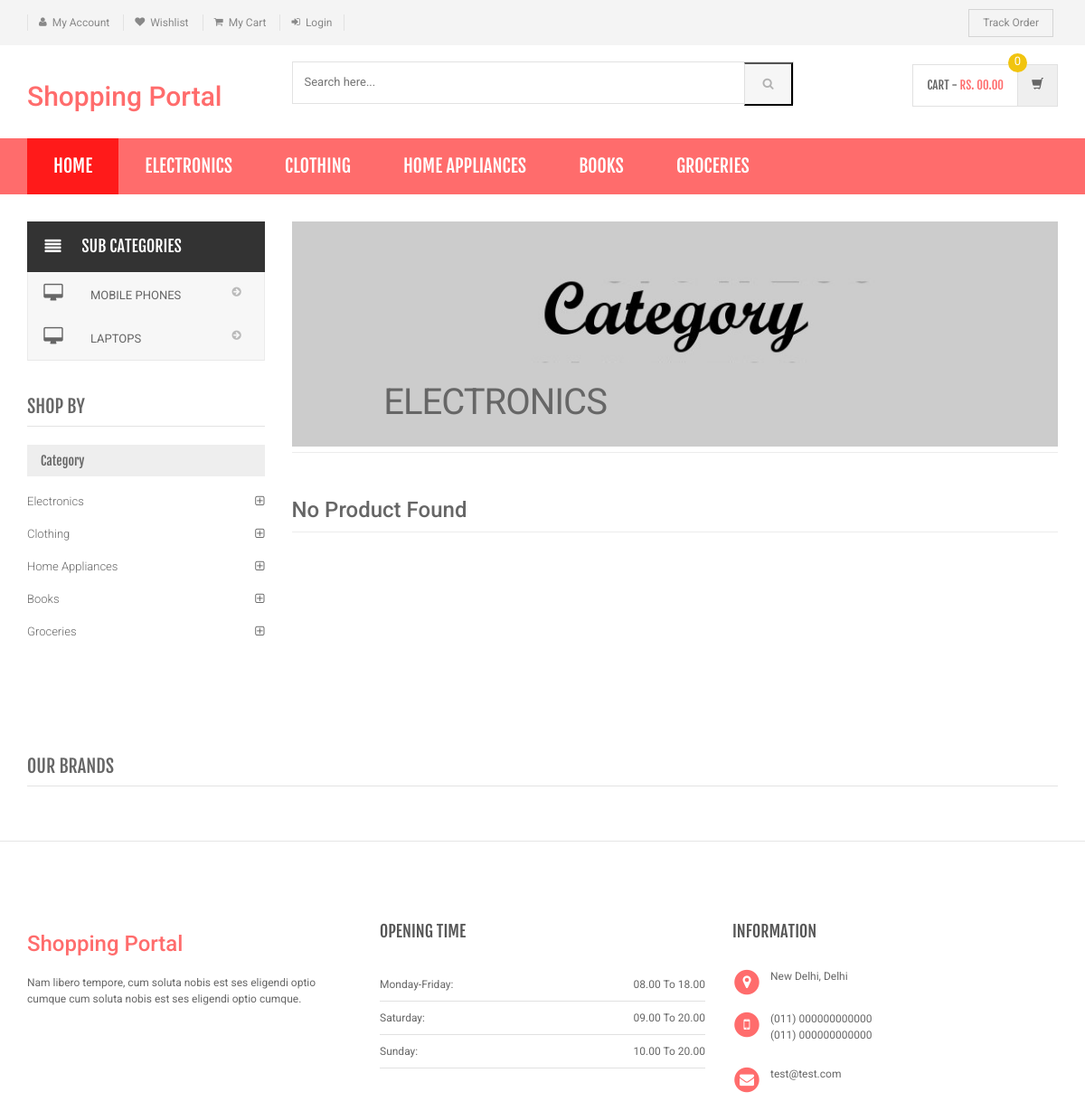
Screenshot of /shopping/category.php?cid=1 with the database file from the repository.
### tables this page shows
CREATE TABLE category (
  id int(11) NOT NULL AUTO_INCREMENT,
  categoryName varchar(255) DEFAULT NULL,
  categoryDescription longtext DEFAULT NULL,
  creationDate timestamp NOT NULL DEFAULT current_timestamp(),
  updationDate varchar(255) DEFAULT NULL,
  PRIMARY KEY (id)
);

CREATE TABLE subcategory (
  id int(11) NOT NULL AUTO_INCREMENT,
  categoryid int(11) DEFAULT NULL,
  subcategory varchar(255) DEFAULT NULL,
  creationDate timestamp NULL DEFAULT current_timestamp(),
  updationDate varchar(255) DEFAULT NULL,
  PRIMARY KEY (id),
  FOREIGN KEY (categoryid) REFERENCES category(id)
);

### shopping/category.php (the view, shortened to what this page needs)
<?php
include('includes/config.php');
$cid=intval($_GET['cid']);
?>
<!DOCTYPE html>
<html lang="en">
	<head>
	    <link rel="stylesheet" href="assets/css/bootstrap.min.css">
	    <link rel="stylesheet" href="assets/css/main.css">
	    <link rel="stylesheet" href="assets/css/red.css">
	    <link rel="stylesheet" href="assets/css/owl.carousel.css">
		<link rel="stylesheet" href="assets/css/owl.transitions.css">
		<link href="assets/css/lightbox.css" rel="stylesheet">
		<link rel="stylesheet" href="assets/css/animate.min.css">
		<link rel="stylesheet" href="assets/css/rateit.css">
		<link rel="stylesheet" href="assets/css/bootstrap-select.min.css">
		<link rel="stylesheet" href="assets/css/config.css">
		<link href="assets/css/green.css" rel="alternate stylesheet" title="Green color">
		<link href="assets/css/blue.css" rel="alternate stylesheet" title="Blue color">
		<link href="assets/css/red.css" rel="alternate stylesheet" title="Red color">
		<link href="assets/css/orange.css" rel="alternate stylesheet" title="Orange color">
		<link href="assets/css/dark-green.css" rel="alternate stylesheet" title="Darkgreen color">
		<link rel="stylesheet" href="assets/css/font-awesome.min.css">
	</head>
    <body class="cnt-home">
<header class="header-style-1">
<?php include('includes/top-header.php');?>
<?php include('includes/main-header.php');?>
<?php include('includes/menu-bar.php');?>
</header>
<div class="body-content outer-top-xs">
	<div class='container'>
		<div class='row outer-bottom-sm'>
			<div class='col-md-3 sidebar'>
<div class="side-menu animate-dropdown outer-bottom-xs">
<div class="side-menu animate-dropdown outer-bottom-xs">
    <div class="head"><i class="icon fa fa-align-justify fa-fw"></i>Sub Categories</div>
    <nav class="yamm megamenu-horizontal" role="navigation">
        <ul class="nav">
            <li class="dropdown menu-item">
              <?php $sql=mysqli_query($con,"select id,subcategory  from subcategory where categoryid='$cid'");
while($row=mysqli_fetch_array($sql))
{
    ?>
                <a href="sub-category.php?scid=<?php echo $row['id'];?>" class="dropdown-toggle"><i class="icon fa fa-desktop fa-fw"></i>
                <?php echo $row['subcategory'];?></a>
                <?php }?>
</li>
</ul>
    </nav>
</div>
</div>
	            <div class="sidebar-module-container">
	            	<h3 class="section-title">shop by</h3>
	            	<div class="sidebar-filter">
<div class="sidebar-widget wow fadeInUp outer-bottom-xs ">
	<div class="widget-header m-t-20">
		<h4 class="widget-title">Category</h4>
	</div>
	<div class="sidebar-widget-body m-t-10">
	         <?php $sql=mysqli_query($con,"select id,categoryName  from category");
while($row=mysqli_fetch_array($sql))
{
    ?>
		<div class="accordion">
	    	<div class="accordion-group">
	            <div class="accordion-heading">
	                <a href="category.php?cid=<?php echo $row['id'];?>"  class="accordion-toggle collapsed">
	                   <?php echo $row['categoryName'];?>
	                </a>
	            </div>
	        </div>
	    </div>
	    <?php } ?>
	</div>
</div>
	            	</div>
	            </div>
            </div>
			<div class='col-md-9'>
	<div id="category" class="category-carousel hidden-xs">
		<div class="item">
			<div class="image">
				<img src="assets/images/banners/cat-banner-1.jpg" alt="" class="img-responsive">
			</div>
			<div class="container-fluid">
				<div class="caption vertical-top text-left">
					<div class="big-text">
						<br />
					</div>
					       <?php $sql=mysqli_query($con,"select categoryName  from category where id='$cid'");
while($row=mysqli_fetch_array($sql))
{
    ?>
					<div class="excerpt hidden-sm hidden-md">
						<?php echo htmlentities($row['categoryName']);?>
					</div>
			<?php } ?>
				</div>
			</div>
		</div>
</div>
				<div class="search-result-container">
					<div id="myTabContent" class="tab-content">
						<div class="tab-pane active " id="grid-container">
							<div class="category-product  inner-top-vs">
								<div class="row">
			<?php
$ret=mysqli_query($con,"select * from products where category='$cid'");
$num=mysqli_num_rows($ret);
if($num>0)
{
while ($row=mysqli_fetch_array($ret))
{?>
		<div class="col-sm-6 col-md-4 wow fadeInUp">
			<div class="products">
	<div class="product">
		<div class="product-image">
			<div class="image">
				<a href="product-details.php?pid=<?php echo htmlentities($row['id']);?>"><img  src="assets/images/blank.gif" data-echo="admin/productimages/<?php echo htmlentities($row['id']);?>/<?php echo htmlentities($row['productImage1']);?>" alt="" width="200" height="300"></a>
			</div>
		</div>
		<div class="product-info text-left">
			<h3 class="name"><a href="product-details.php?pid=<?php echo htmlentities($row['id']);?>"><?php echo htmlentities($row['productName']);?></a></h3>
			<div class="rating rateit-small"></div>
			<div class="description"></div>
			<div class="product-price">
				<span class="price">
					Rs. <?php echo htmlentities($row['productPrice']);?>			</span>
										     <span class="price-before-discount">Rs. <?php echo htmlentities($row['productPriceBeforeDiscount']);?></span>
			</div>
		</div>
					<div class="cart clearfix animate-effect">
				<div class="action">
					<ul class="list-unstyled">
						<li class="add-cart-button btn-group">
								<?php if($row['productAvailability']=='In Stock'){?>
							<a href="category.php?page=product&action=add&id=<?php echo $row['id']; ?>">
							<button class="btn btn-info" type="button">Add to cart</button></a>
								<?php } else {?>
							<div class="action" style="color:red">Out of Stock</div>
					<?php } ?>
						</li>
		                <li class="lnk wishlist">
							<a class="add-to-wishlist" href="category.php?pid=<?php echo htmlentities($row['id'])?>&&action=wishlist" title="Wishlist">
								 <i class="icon fa fa-heart"></i>
							</a>
						</li>
					</ul>
				</div>
			</div>
			</div>
			</div>
		</div>
	  <?php } } else {?>
		<div class="col-sm-6 col-md-4 wow fadeInUp"> <h3>No Product Found</h3>
		</div>
<?php } ?>
										</div>
							</div>
						</div>
				</div>
			</div>
		</div></div>
		<?php include('includes/brands-slider.php');?>
</div>
</div>
<?php include('includes/footer.php');?>
</body>
</html>

### shopping/includes/menu-bar.php (shortened to what this page needs)
<div class="header-nav animate-dropdown">
    <div class="container">
        <div class="yamm navbar navbar-default" role="navigation">
            <div class="nav-bg-class">
                <div class="navbar-collapse collapse" id="mc-horizontal-menu-collapse">
	<div class="nav-outer">
		<ul class="nav navbar-nav">
			<li class="active dropdown yamm-fw">
				<a href="index.php" data-hover="dropdown" class="dropdown-toggle">Home</a>
			</li>
              <?php $sql=mysqli_query($con,"select id,categoryName  from category limit 6");
while($row=mysqli_fetch_array($sql))
{
    ?>
			<li class="dropdown yamm">
				<a href="category.php?cid=<?php echo $row['id'];?>"> <?php echo $row['categoryName'];?></a>
			</li>
			<?php } ?>
		</ul>
		<div class="clearfix"></div>
	</div>
</div>
            </div>
        </div>
    </div>
</div>

### shopping/assets/css/red.css (style rules this page uses)
a { color: #ff6c6c; }
.header-style-1 .header-nav { background: #ff6c6c; }
.cnt-home .header-style-1 .header-nav .navbar .navbar-nav > li.active { background: #ff1a1a; }
.sidebar .sidebar-module-container .sidebar-widget .sidebar-widget-body .accordion .accordion-group .accordion-heading .accordion-toggle, .sidebar .sidebar-module-container .sidebar-widget .sidebar-widget-body .accordion .accordion-group .accordion-heading .accordion-toggle:hover, .sidebar .sidebar-module-container .sidebar-widget .sidebar-widget-body .accordion .accordion-group .accordion-heading .accordion-toggle:focus, .sidebar .sidebar-module-container .sidebar-widget .sidebar-widget-body .accordion .accordion-group .accordion-heading .accordion-toggle:after { color: #ff6c6c; }

### shopping/assets/css/lightbox.css (style rules this page uses)
body:after { content: url(../images/close.png) url(../images/loading.gif) url(../images/prev.png) url(../images/next.png); display: none; }

### shopping/assets/css/green.css (style rules this page uses)
a { color: #abd07e; }
.header-style-1 .header-nav { background: #abd07e; }
.cnt-home .header-style-1 .header-nav .navbar .navbar-nav > li.active { background: #84b943; }
.sidebar .sidebar-module-container .sidebar-widget .sidebar-widget-body .accordion .accordion-group .accordion-heading .accordion-toggle, .sidebar .sidebar-module-container .sidebar-widget .sidebar-widget-body .accordion .accordion-group .accordion-heading .accordion-toggle:hover, .sidebar .sidebar-module-container .sidebar-widget .sidebar-widget-body .accordion .accordion-group .accordion-heading .accordion-toggle:focus, .sidebar .sidebar-module-container .sidebar-widget .sidebar-widget-body .accordion .accordion-group .accordion-heading .accordion-toggle:after { color: #abd07e; }

### shopping/assets/css/blue.css (style rules this page uses)
a { color: #3498db; }
.header-style-1 .header-nav { background: #3498db; }
.cnt-home .header-style-1 .header-nav .navbar .navbar-nav > li.active { background: #1d6ca1; }
.sidebar .sidebar-module-container .sidebar-widget .sidebar-widget-body .accordion .accordion-group .accordion-heading .accordion-toggle, .sidebar .sidebar-module-container .sidebar-widget .sidebar-widget-body .accordion .accordion-group .accordion-heading .accordion-toggle:hover, .sidebar .sidebar-module-container .sidebar-widget .sidebar-widget-body .accordion .accordion-group .accordion-heading .accordion-toggle:focus, .sidebar .sidebar-module-container .sidebar-widget .sidebar-widget-body .accordion .accordion-group .accordion-heading .accordion-toggle:after { color: #3498db; }

### shopping/assets/css/orange.css (style rules this page uses)
a { color: #f39c12; }
.header-style-1 .header-nav { background: #f39c12; }
.cnt-home .header-style-1 .header-nav .navbar .navbar-nav > li.active { background: #ab6c09; }
.sidebar .sidebar-module-container .sidebar-widget .sidebar-widget-body .accordion .accordion-group .accordion-heading .accordion-toggle, .sidebar .sidebar-module-container .sidebar-widget .sidebar-widget-body .accordion .accordion-group .accordion-heading .accordion-toggle:hover, .sidebar .sidebar-module-container .sidebar-widget .sidebar-widget-body .accordion .accordion-group .accordion-heading .accordion-toggle:focus, .sidebar .sidebar-module-container .sidebar-widget .sidebar-widget-body .accordion .accordion-group .accordion-heading .accordion-toggle:after { color: #f39c12; }

### shopping/assets/css/dark-green.css (style rules this page uses)
a { color: #12cca7; }
.header-style-1 .header-nav { background: #12cca7; }
.cnt-home .header-style-1 .header-nav .navbar .navbar-nav > li.active { background: #0b816a; }
.sidebar .sidebar-module-container .sidebar-widget .sidebar-widget-body .accordion .accordion-group .accordion-heading .accordion-toggle, .sidebar .sidebar-module-container .sidebar-widget .sidebar-widget-body .accordion .accordion-group .accordion-heading .accordion-toggle:hover, .sidebar .sidebar-module-container .sidebar-widget .sidebar-widget-body .accordion .accordion-group .accordion-heading .accordion-toggle:focus, .sidebar .sidebar-module-container .sidebar-widget .sidebar-widget-body .accordion .accordion-group .accordion-heading .accordion-toggle:after { color: #12cca7; }

### rows the page displays
category: categoryName "ELECTRONICS", categoryName "Electronics"
category: categoryName "CLOTHING", categoryName "Clothing"
category: categoryName "HOME APPLIANCES", categoryName "Home Appliances"
category: categoryName "BOOKS", categoryName "Books"
category: categoryName "GROCERIES", categoryName "Groceries"
subcategory: subcategory "MOBILE PHONES"
subcategory: subcategory "LAPTOPS"
